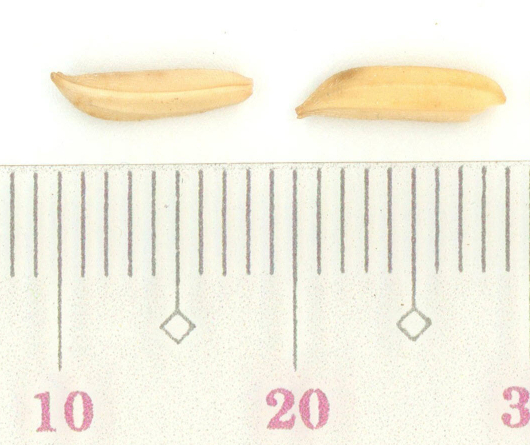
//> input picture OpenCV/guiam_rupa_ex4/test.jpg, 530 x 445 px
$ ./guiam_rupa_ex4_adaptive test.jpg   (built with g++ and OpenCV 4)
//> lines starting //> are read from the running program, lines starting //| are printed output that depends on the picture; after the words box and inside, x2 and y2 are one past the last pixel; in counts of white or black regions, pixels touching at a corner belong together
#include <stdio.h>
#include <opencv2/opencv.hpp>

using namespace cv;

int getThreshold(Mat image, int x, int y, int dimension) {
  int i = (x-dimension >= 0)? x-dimension : 0;
  int col = (y-dimension >= 0)? y-dimension : 0;
  int mean = 0, counter = 0;

  for(; i<(x+dimension); i++) {
    for(int j = col; j<(y+dimension); j++) {
      mean += image.at<uchar>(i,j);
      counter++;
    }
  }

  mean /= counter;
  return mean;
}

uchar binarize(Mat image, int i, int j, int threshold) {
  if(image.at<uchar>(i,j) < threshold) return 0;
  else return 255;
}

int main(int argc, char** argv )
{
    if ( argc != 2 ) {
        printf("usage: DisplayImage.out <Image_Path>\n");
        return -1;
    }

    Mat image, output, output2;
    image = imread(argv[1], 0);
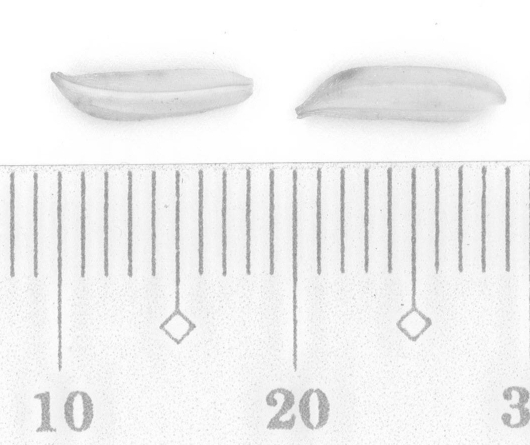
//> image: 445 rows x 530 cols, CV_8UC1; min 134, max 255, mean 240.3
    output = imread(argv[1], 0);
    output2 = imread(argv[1], 0);

    if ( !image.data ) {
        printf("No image data \n");
        return -1;
    }

    blur(image, image, Size(3,3));

    for(int i=0; i<image.rows; i++){
      for(int j=0; j<image.cols; j++){
          output.at<uchar>(i,j) = binarize(image, i, j, getThreshold(image, i, j, 5));
      }
    }
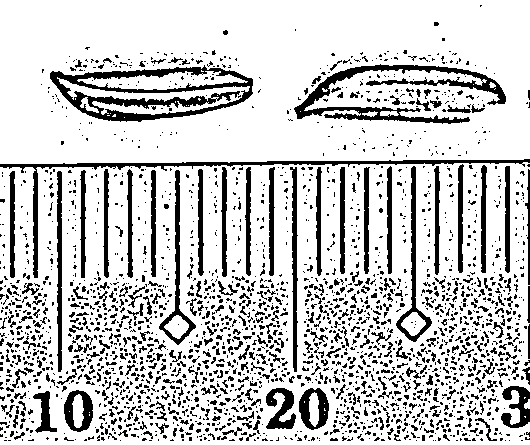
//> output: 445 rows x 530 cols, CV_8UC1; 79.5% white; 2372 black regions (2037 under 20 px), largest, box (x1, y1, x2, y2) and area: (50, 65, 253, 122) 4086, (294, 64, 506, 124) 3218, (0, 159, 530, 278) 2415

    int thresh = 10;
    Canny(output, output, thresh, thresh*3, 3);
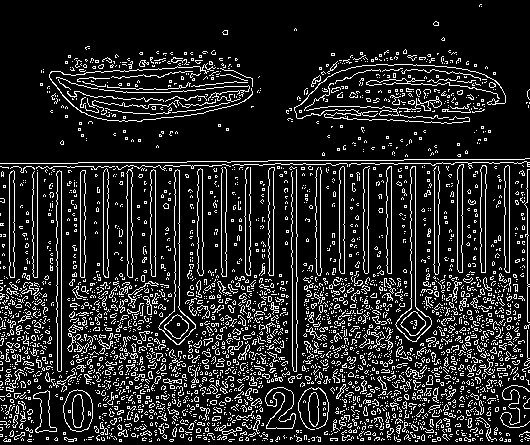
//> output: 445 rows x 530 cols, CV_8UC1; 14.2% white in thin lines or dots

    imshow("Original Image", image);
    imshow("Output Image", output);
    imwrite("output.jpg", output);

    waitKey(0);
    return 0;
}
